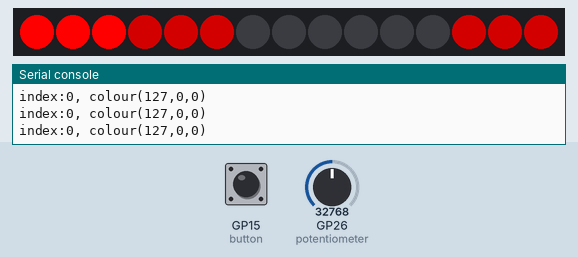
Simulated run of this program. Board: Raspberry Pi Pico running MicroPython. On the bench: 15 RGB LEDs in strip order, left to right, the last lines printed to the serial console. Inputs (shaded band) come from the test bench; at power-on: GP15 (button) LOW, GP26 (potentiometer) = 32768 (analog values on the 0–65535 scale).

Above: at 1.2 s.
1.3 s: GP15 (button) pulled HIGH for 3.2 s
At 5.2 s:
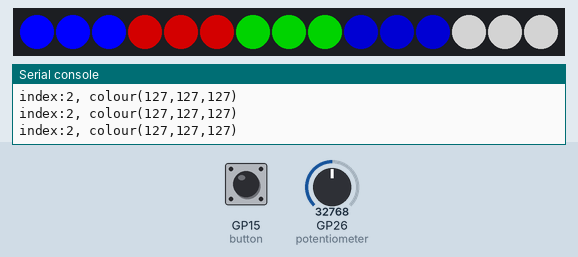
6.0 s: GP26 (potentiometer) set to 7864
At 6.9 s:
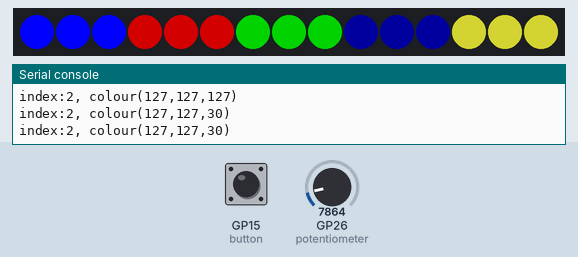
7.5 s: GP15 (button) pulled HIGH for 0.6 s
At 8.6 s:
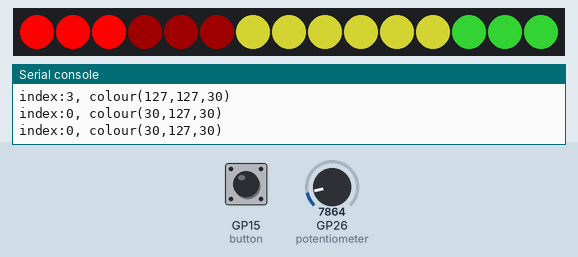
9.6 s: GP26 (potentiometer) set to 19660
11.5 s: GP26 (potentiometer) set to 32767
At 12.8 s:
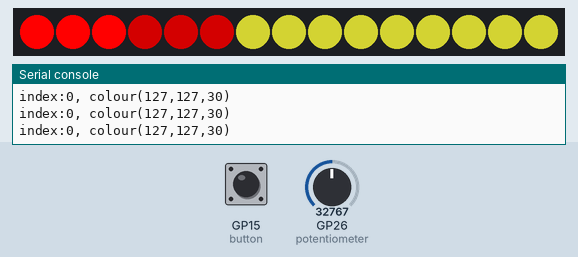
Timing chart, 0 to 14.0 s (numbered marks = the images above; inputs shaded):
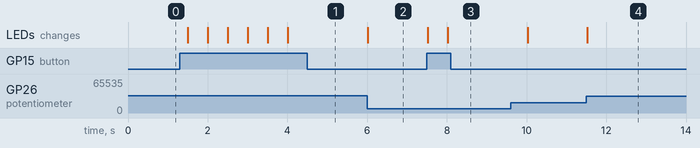

The program:

day12_extra.py
```python
import time
from machine import Pin, ADC
from neopixel import NeoPixel

strip = NeoPixel(Pin(28), 15)
potentiometer = ADC(Pin(26))
button = Pin(15, Pin.IN, Pin.PULL_DOWN)

red = 255,0,0
green = 0,255,0
blue = 0,0,255

colours = [red, green, blue]

myIndex = 0

indexLength = len(colours)
rcol = 0
gcol = 0
bcol = 0

while True:
  # select the colour
  if button() == 1:
    if myIndex < indexLength:
      myIndex += 1
    else:
      myIndex = 0

  if myIndex != 3:
    # show which colour currently editing
    strip[0] = ((colours[myIndex]))
    strip[1] = ((colours[myIndex]))
    strip[2] = ((colours[myIndex]))

    # adjust that colour

    reading = potentiometer.read_u16()
    if myIndex == 0:
      # set red intensity
      rcol = int((reading / 65535) * 255)
      strip[3] = ((rcol, 0, 0))
      strip[4] = ((rcol, 0, 0))
      strip[5] = ((rcol, 0, 0))
    elif myIndex == 1:
      # set green intensity
      gcol = int((reading / 65535) * 255)
      strip[6] = ((0, gcol, 0))
      strip[7] = ((0, gcol, 0))
      strip[8] = ((0, gcol, 0))
    elif myIndex == 2:
      # set blue intensity
      bcol = int((reading / 65535) * 255)
      strip[9] = ((0, 0, bcol))
      strip[10] = ((0, 0, bcol))
      strip[11] = ((0, 0, bcol))

    # final colour
    strip[12] = ((rcol, gcol, bcol))
    strip[13] = ((rcol, gcol, bcol))
    strip[14] = ((rcol, gcol, bcol))
  else:
    # on last button press fill whole strip with the chosen colour
    strip.fill((rcol, gcol, bcol))

  print(f"index:{myIndex}, colour({rcol},{gcol},{bcol})")

  strip.write()
  time.sleep(0.5)
```

Measured:
- after the input at 1.3 s, the LEDs: first change after 0.21 s (image 1 shows a later state)
- after the input at 6.0 s, the LEDs: change at once (image 2)
- after the input at 7.5 s, the LEDs: first change at once (image 3 shows a later state)
- after the input at 11.5 s, the LEDs: change at once (image 4)
